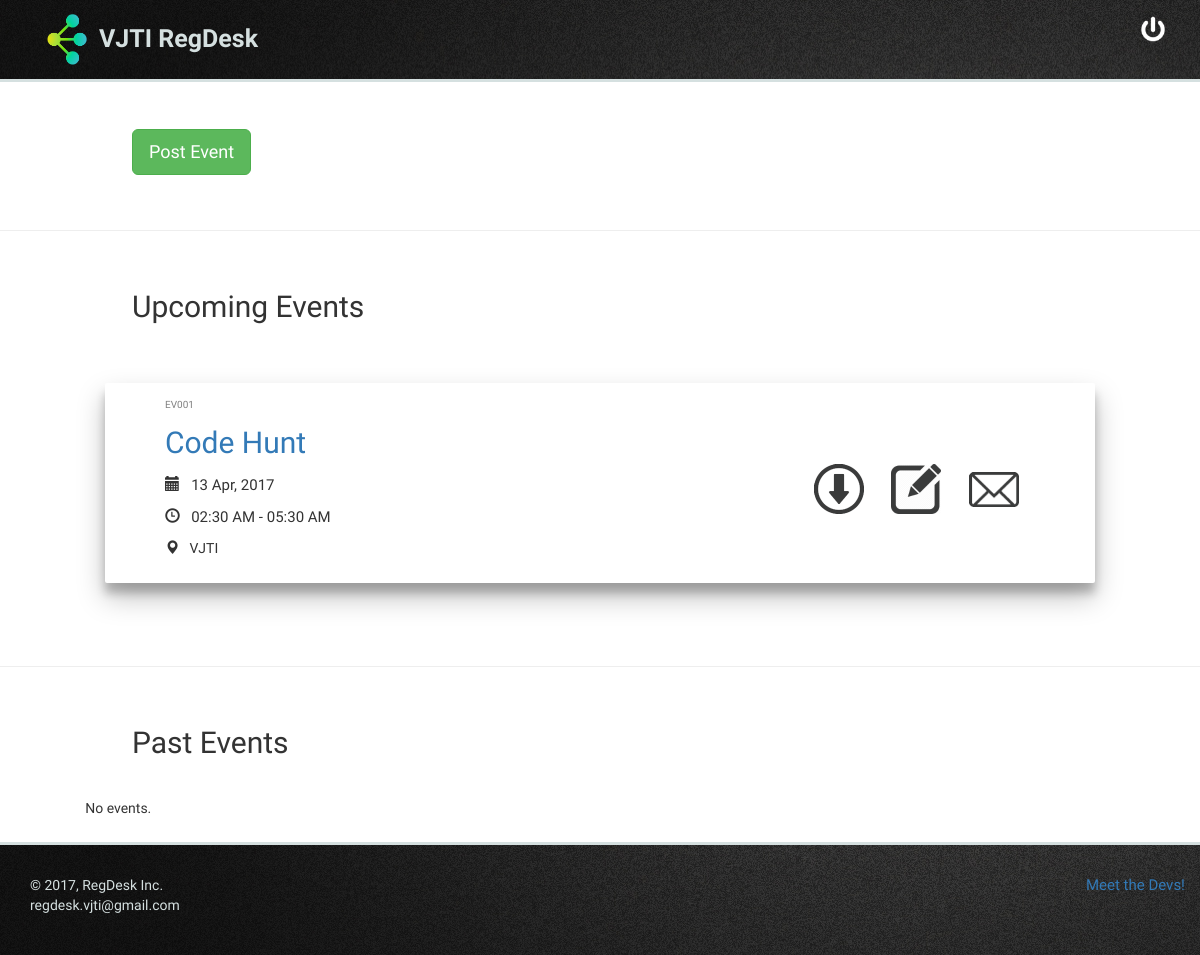
Screenshot of /public/manage.php (signed in) with the database file from the repository.
### tables this page shows
CREATE TABLE `events` (
  `event_id` int(11) NOT NULL,
  `event_name` varchar(64) NOT NULL,
  `description` text NOT NULL,
  `start_date` date NOT NULL,
  `start_time` time NOT NULL,
  `end_date` date DEFAULT NULL,
  `end_time` time DEFAULT NULL,
  `venue` varchar(64) NOT NULL,
  `category` tinyint(4) NOT NULL,
  `committee` int(11) NOT NULL,
  `incharge1_name` varchar(50) NOT NULL,
  `incharge1_contact` varchar(10) NOT NULL,
  `incharge2_name` varchar(50) DEFAULT NULL,
  `incharge2_contact` varchar(10) DEFAULT NULL,
  `cost` smallint(6) NOT NULL DEFAULT '0',
  `refreshment` tinyint(1) DEFAULT '0',
  `note` text,
  `manager` int(11) NOT NULL,
  `banner` varchar(5) NOT NULL DEFAULT '.jpg',
  `post_timestamp` timestamp NOT NULL DEFAULT CURRENT_TIMESTAMP
);

### public/manage.php (the view, shortened to what this page needs)
<?php
	require_once(__DIR__ . '/../includes/dbconfig.php');
	require_once(__DIR__ . '/../includes/header.php');
	$up_query = "SELECT event_id, event_name, start_date, end_date, start_time, end_time, venue FROM events WHERE manager = ".$_SESSION['manager_id']." ORDER BY start_date ASC";
	$up_result = mysqli_query($dbc, $up_query);
	$past_query = "SELECT event_id, event_name, start_date, end_date, start_time, end_time, venue FROM archived_events WHERE manager = ".$_SESSION['manager_id']." ORDER BY start_date DESC";
	$past_result = mysqli_query($dbc, $past_query);
?>
<div  class="container-fluid">
<div style="text-align: left;padding-left:10%;padding-top:4%;padding-bottom: 3%;">
<a href="addevent.php"><button class="btn btn-success btn-lg">Post Event</button></a>
</div>
</div>
<hr>
<div class="container-fluid">
<div style="text-align:left;padding-top:3%;padding-left:10%;">
<p style="font-size:30px; font-family: 'Raleway', sans-serif;">Upcoming Events</p>
</div>
<div class="container" id="h">
<?php
	if (mysqli_num_rows($up_result) != 0) {
		while ($event = mysqli_fetch_array($up_result)) {
?>
<div id="a" class="cube">
<div class="row">
<div class="col-sm-7">
<div style="text-align: left;padding-top: 1%;padding-left: 9%;">
<p style="font-size: 10px; color: gray; padding-bottom: 0px;"><?php echo 'EV'.htmlspecialchars(str_pad($event['event_id'], 3, '0', STR_PAD_LEFT)); ?></p>
<a href="event.php?event=<?php echo $event['event_id']; ?>"><p style="font-size:30px;font-family: 'Raleway', sans-serif;"><?php echo $event['event_name']; ?></p></a>
<p style="font-size:15px;"><span class="glyphicon glyphicon-calendar"></span>&nbsp;&nbsp;
<?php
	if (empty($event['end_date']))
		echo htmlspecialchars(date('d M, Y', strtotime($event['start_date'])));
	else
		echo htmlspecialchars(date('d M, Y', strtotime($event['start_date']))).' - '.htmlspecialchars(date('d M, Y', strtotime($event['end_date'])));
?></p>
<p style="font-size:15px;"><span class="glyphicon glyphicon-time"></span>&nbsp;&nbsp;
<?php
	if (empty($event['end_time']))
		echo htmlspecialchars(date('H:i A', strtotime($event['start_time'])));
	else
		echo htmlspecialchars(date('H:i A', strtotime($event['start_time']))).' - '.htmlspecialchars(date('H:i A', strtotime($event['end_time'])));;
?></p>
<p style="font-size:15 px;"><span class="glyphicon glyphicon-map-marker"></span>&nbsp;&nbsp;
<?php
	echo htmlspecialchars($event['venue']);
?></p>
</div>
</div>
<div class="col-sm-1">
</div>
<div class="col-sm-4">
<div style="padding-top:22%;padding-bottom:4%;padding-right:9%;padding-left:9%;">
<a href="../controls/download.php?event=<?php echo $event['event_id']; ?>"><img class="img img-responsive inline-block" width="60" height="60" title="Download registered users' databse" src="../images/download_icon.png"></a>
<a href="editevent.php?event=<?php echo htmlspecialchars($event['event_id']); ?>"><img class="img img-responsive inline-block" width="60" height="60" title="Edit event details" src="../images/edit_icon.png"></a>
<a href="#"><img class="img img-responsive inline-block" width="60" height="60" title="Mail registered users" src="../images/mail_icon.png"></a>
</div>
</div>
</div>
</div>
<br>
<?php
		}
	}
?>
</div>
</div>
<hr>
<div class="container-fluid">
<div style="text-align:left;padding-top:3%;padding-left:10%;">
<p style="font-size:30px; font-family: 'Raleway', sans-serif;">Past Events</p>
</div>
<div class="container" id="h">
<?php
	if (mysqli_num_rows($past_result) != 0) {
		while ($event = mysqli_fetch_array($past_result)) {
?>
<div id="a" class="cube">
<div class="row">
<div class="col-sm-7">
<div style="text-align: left;padding-top: 1%;padding-left: 9%;">
<p style="font-size: 10px; color: gray; padding-bottom: 0px;"><?php echo 'EV'.htmlspecialchars(str_pad($event['event_id'], 3, '0', STR_PAD_LEFT)); ?></p>
<a href="event.php?event=<?php echo $event['event_id']; ?>"><p style="font-size:30px;font-family: 'Raleway', sans-serif;"><?php echo $event['event_name']; ?></p></a>
<p style="font-size:15px;"><span class="glyphicon glyphicon-calendar"></span>&nbsp;&nbsp;
<?php
	if (empty($event['end_date']))
		echo htmlspecialchars(date('d M, Y', strtotime($event['start_date'])));
	else
		echo htmlspecialchars(date('d M, Y', strtotime($event['start_date']))).' - '.htmlspecialchars(date('d M, Y', strtotime($event['end_date'])));
?></p>
<p style="font-size:15px;"><span class="glyphicon glyphicon-time"></span>&nbsp;&nbsp;
<?php
	if (empty($event['end_time']))
		echo htmlspecialchars(date('H:i A', strtotime($event['start_time'])));
	else
		echo htmlspecialchars(date('H:i A', strtotime($event['start_time']))).' - '.htmlspecialchars(date('H:i A', strtotime($event['end_time'])));;
?></p>
<p style="font-size:15 px;"><span class="glyphicon glyphicon-map-marker"></span>&nbsp;&nbsp;
<?php
	echo htmlspecialchars($event['venue']);
?></p>
</div>
</div>
<div class="col-sm-1">
</div>
<div class="col-sm-4">
<div style="padding-top:22%;padding-bottom:4%;padding-right:9%;padding-left:9%;">
<a href="../controls/download.php?event=<?php echo $event['event_id']; ?>"><img class="img img-responsive inline-block" width="60" height="60" title="Download registered users' database" src="../images/download_icon.png"></a>
&nbsp;&nbsp;&nbsp;
<a href="#"><img class="img img-responsive inline-block" width="60" height="60" title="Mail registered users" src="../images/mail_icon.png"></a>
</div>
</div>
</div>
</div>
<br>
<?php
		}
	}
	else
		echo "No events.";
?>
</div>
</div>
<?php
	require_once(__DIR__ . '/../includes/footer.php');
?>

### css/manageevents.css (style rules this page uses)
#a.cube { box-shadow: 0 14px 28px rgba(0,0,0,0.25), 0 10px 10px rgba(0,0,0,0.22); background: #fff; border-radius: 2px; margin: 20px; padding: 10px; min-width: 200px; min-height: 200px; }
#h.container { padding-top: 2%; padding-right: 6%; padding-left: 6%; padding-bottom: 2%; }
.inline-block { display: inline-block; padding-right: 2%; padding-left: 2%; padding-bottom:2%; padding-top:2%; }

### includes/header.php (style rules this page uses)
body { font-family: 'PT Sans', sans-serif; padding-bottom: 0px; padding-right: 0px; }

### rows the page displays
events: event_id "001", event_name "Code Hunt", start_date "13 Apr, 2017", start_time "02:30 AM", end_time "05:30 AM", venue "VJTI"

### other values shown
USER "regdesk.vjti@gmail.com"
